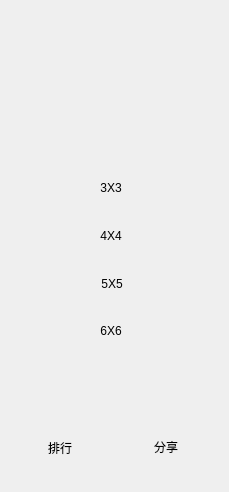
<?xml version="1.0" encoding="UTF-8"?>
<ui version="4.0">
 <class>huarongdaolevelselectwidget</class>
 <widget class="QWidget" name="huarongdaolevelselectwidget">
  <property name="geometry">
   <rect>
    <x>0</x>
    <y>0</y>
    <width>229</width>
    <height>492</height>
   </rect>
  </property>
  <property name="windowTitle">
   <string>Form</string>
  </property>
  <property name="styleSheet">
   <string notr="true"/>
  </property>
  <layout class="QVBoxLayout" name="verticalLayout">
   <property name="spacing">
    <number>0</number>
   </property>
   <property name="leftMargin">
    <number>0</number>
   </property>
   <property name="topMargin">
    <number>0</number>
   </property>
   <property name="rightMargin">
    <number>0</number>
   </property>
   <property name="bottomMargin">
    <number>0</number>
   </property>
   <item>
    <widget class="QWidget" name="widgetCenter" native="true">
     <property name="styleSheet">
      <string notr="true">QWidget#widgetCenter {

        background-image: url(:/image/图片/background.jpg);
}

QPushButton {
        border: none;
        border-radius: 8px;
}</string>
     </property>
     <widget class="QPushButton" name="btnLevel3">
      <property name="geometry">
       <rect>
        <x>52</x>
        <y>169</y>
        <width>118</width>
        <height>38</height>
       </rect>
      </property>
      <property name="styleSheet">
       <string notr="true"/>
      </property>
      <property name="text">
       <string>3X3</string>
      </property>
     </widget>
     <widget class="QPushButton" name="btnLevel4">
      <property name="geometry">
       <rect>
        <x>52</x>
        <y>217</y>
        <width>118</width>
        <height>38</height>
       </rect>
      </property>
      <property name="styleSheet">
       <string notr="true"/>
      </property>
      <property name="text">
       <string>4X4</string>
      </property>
     </widget>
     <widget class="QPushButton" name="btnLevel5">
      <property name="geometry">
       <rect>
        <x>53</x>
        <y>265</y>
        <width>118</width>
        <height>38</height>
       </rect>
      </property>
      <property name="styleSheet">
       <string notr="true"/>
      </property>
      <property name="text">
       <string>5X5</string>
      </property>
     </widget>
     <widget class="QPushButton" name="btnLevel6">
      <property name="geometry">
       <rect>
        <x>52</x>
        <y>312</y>
        <width>118</width>
        <height>38</height>
       </rect>
      </property>
      <property name="styleSheet">
       <string notr="true"/>
      </property>
      <property name="text">
       <string>6X6</string>
      </property>
     </widget>
     <widget class="QPushButton" name="btnRanking">
      <property name="geometry">
       <rect>
        <x>40</x>
        <y>428</y>
        <width>40</width>
        <height>40</height>
       </rect>
      </property>
      <property name="text">
       <string>排行</string>
      </property>
     </widget>
     <widget class="QPushButton" name="btnShare">
      <property name="geometry">
       <rect>
        <x>146</x>
        <y>427</y>
        <width>40</width>
        <height>40</height>
       </rect>
      </property>
      <property name="text">
       <string>分享</string>
      </property>
     </widget>
    </widget>
   </item>
  </layout>
 </widget>
 <resources/>
 <connections/>
</ui>
